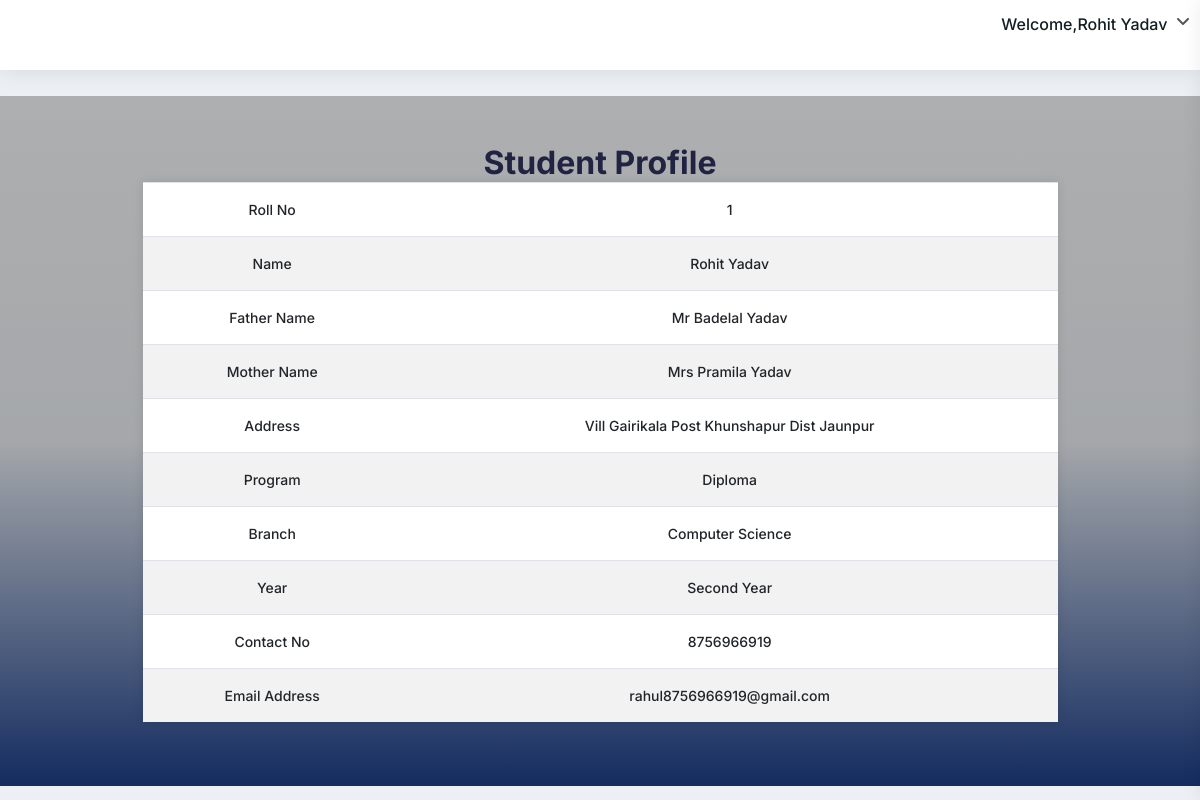
The page /studentapp/studenthome/ (signed in) on the database its author committed.
### lmsapp/models.py (models this page shows)
class Student(models.Model):
    rollno=models.IntegerField(primary_key=True)
    name=models.CharField(max_length=50)
    fname=models.CharField(max_length=50)
    mname=models.CharField(max_length=50)
    gender=models.CharField(max_length=6)
    address=models.TextField()
    program=models.CharField(max_length=50)
    branch=models.CharField(max_length=50)
    year=models.CharField(max_length=50)
    contactno=models.CharField(max_length=10)
    emailaddress=models.CharField(max_length=50)
    regdate=models.CharField(max_length=30)

### studentapp/views.py (the view)
# urls.py: path('studenthome/',views.studenthome,name='studenthome'),
@cache_control(no_cache=True,must_revalidate=True,no_store=True)
def studenthome(request):
   try:
     if request.session['rollno']!=None:
        rollno=request.session['rollno']
        stu=Student.objects.get(rollno=rollno)
        return render(request,"studenthome.html",{'stu':stu})
   except KeyError:
       return redirect('lmsapp:login')

### studentapp/templates/studenthome.html (shortened to what this page needs)
{% extends "studentparent.html" %}
{% block body %}
<div class="container-fliud">
  <div class="row mt-3 p-5 rounded" style="background:linear-gradient(rgba(157, 157, 157, 0.789),rgba(0,0,0,0.3),rgba(1, 27, 83, 0.922)) ;">
      <div class="col-sm-10 mx-auto" style="overflow-y:hidden;overflow-x: auto; scrollbar-width: none;" >
        <h2 style="text-align: center;">Student Profile</h2>
        <table class="table">
            <tr>
                <td>Roll No</td>
                <td>{{stu.rollno}}</td>
            </tr>
            <tr>
                <td>Name</td>
                <td>{{stu.name}}</td>
            </tr>
            <tr>
                <td>Father Name</td>
                <td>{{stu.fname}}</td>
            </tr>
            <tr>
                <td>Mother Name</td>
                <td>{{stu.mname}}</td>
            </tr>
            <tr>
                <td>Address</td>
                <td>{{stu.address}}</td>
            </tr>
            <tr>
                <td>Program</td>
                <td>{{stu.program}}</td>
            </tr>
            <tr>
                <td>Branch</td>
                <td>{{stu.branch}}</td>
            </tr>
            <tr>
                <td>Year</td>
                <td>{{stu.year}}</td>
            </tr>
            <tr>
                <td>Contact No</td>
                <td>{{stu.contactno}}</td>
            </tr>
            <tr>
                <td>Email Address</td>
                <td>{{stu.emailaddress}}</td>
            </tr>
          </table>
  </div>
  </div>
</div>
{% endblock body %}

### studentapp/templates/studentparent.html (shortened to what this page needs)
<!DOCTYPE html>
<html>
    {% load static %}
<head>
	<link rel="stylesheet" type="text/css" href="{% static 'css/style.css' %}">
	<link rel="stylesheet" type="text/css" href="{% static 'vendors/styles/core.css' %}">
	<link rel="stylesheet" type="text/css" href="{% static 'vendors/styles/icon-font.min.css' %}">
	<link rel="stylesheet" type="text/css" href="{% static 'src/plugins/datatables/css/dataTables.bootstrap4.min.css' %}">
	<link rel="stylesheet" type="text/css" href="{% static 'src/plugins/datatables/css/responsive.bootstrap4.min.css' %}">
	<link rel="stylesheet" type="text/css" href="{% static 'vendors/styles/style.css' %}">
	<link rel="stylesheet" type="text/css" href="{% static 'src/plugins/fullcalendar/fullcalendar.css' %}">
	<link rel="stylesheet" href="https://cdnjs.cloudflare.com/ajax/libs/font-awesome/6.4.0/css/all.min.css" />
</head>
<body>
	<div class="header">
		<div class="header-left">
			<div class="menu-icon dw dw-menu"></div>
		</div>
		<div class="header-right">
			<div class="dashboard-setting user-notification">
				<div class="dropdown">
					<a class="dropdown-toggle no-arrow" href="javascript:;" data-toggle="right-sidebar">
						<i class="dw dw-settings2"></i>
					</a>
				</div>
			</div>
			<div class="user-info-dropdown">
				<div class="dropdown">
					<a class="dropdown-toggle" href="#" role="button" data-toggle="dropdown">
						<span class="user-name">Welcome,{{stu.name}}</span>
					</a>
				</div>
			</div>
		</div>
	</div>
	<div class="main-container">
        {% block body %}
        {% endblock body %}
    </div>
</body>
</html>

### studentapp/templates/studentparent.html (style rules this page uses)
table { width: 100%; margin: 0 auto; border-collapse: collapse; text-align: center; border: none; color: #000; font-size: 16px; font-weight: bold; background-color: #fff; box-shadow: 0px 0px 10px rgba(0, 0, 0, 0.1); }
table th, table td { padding: 12px; border: none; }
table tr:nth-child(even) { background-color: #f2f2f2; }

### rows shown on the page
Student: name "Rohit Yadav", rollno "1", fname "Mr Badelal Yadav", mname "Mrs Pramila Yadav", address "Vill Gairikala Post Khunshapur Dist Jaunpur", program "Diploma", branch "Computer Science", year "Second Year", contactno "8756966919", emailaddress "rahul8756966919@gmail.com"
